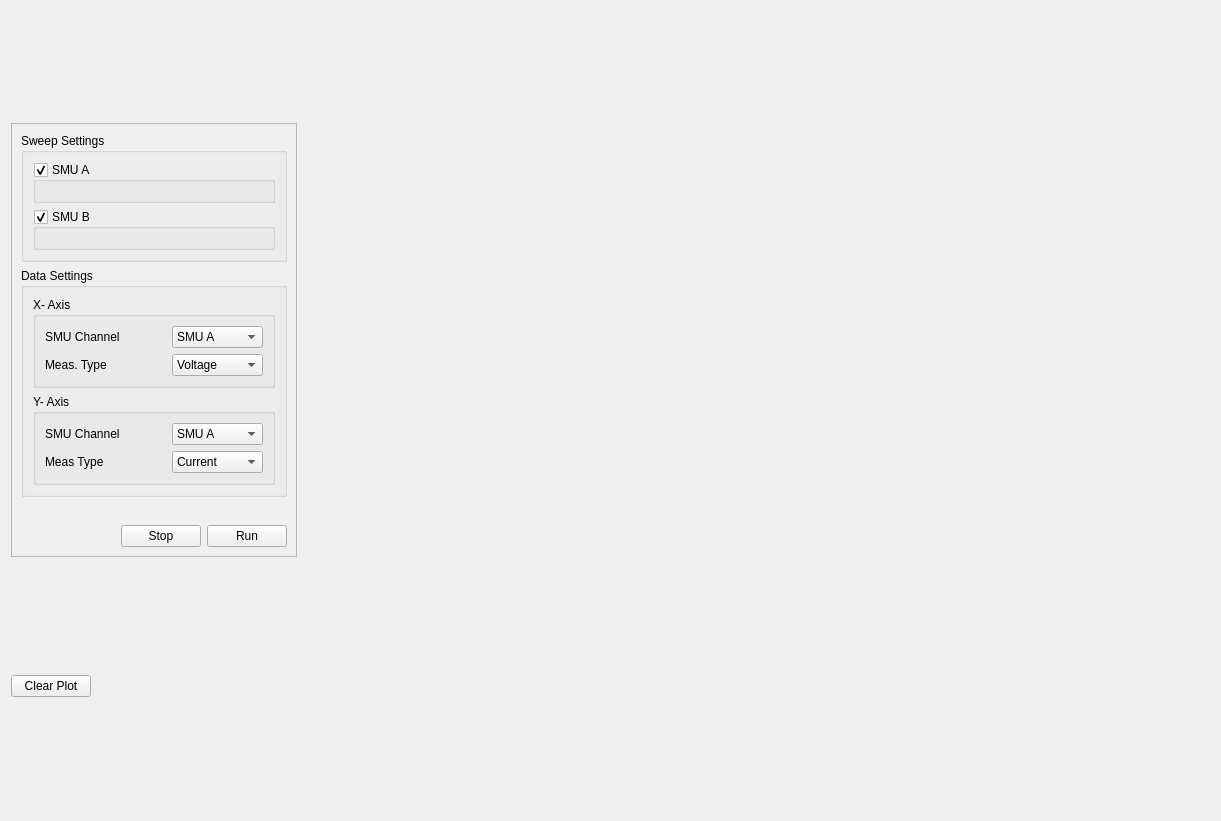
<?xml version="1.0" encoding="UTF-8"?>
<ui version="4.0">
 <class>SweepWidget</class>
 <widget class="QWidget" name="SweepWidget">
  <property name="geometry">
   <rect>
    <x>0</x>
    <y>0</y>
    <width>1221</width>
    <height>821</height>
   </rect>
  </property>
  <property name="windowTitle">
   <string>Form</string>
  </property>
  <layout class="QFormLayout" name="formLayout">
   <item row="0" column="0">
    <widget class="QFrame" name="frame">
     <property name="frameShape">
      <enum>QFrame::StyledPanel</enum>
     </property>
     <property name="frameShadow">
      <enum>QFrame::Sunken</enum>
     </property>
     <layout class="QGridLayout" name="gridLayout_8">
      <item row="2" column="3">
       <widget class="QPushButton" name="runBtn">
        <property name="text">
         <string>Run</string>
        </property>
        <property name="icon">
         <iconset resource="../materials.qrc">
          <normaloff>:/materials/materials/check.png</normaloff>:/materials/materials/check.png</iconset>
        </property>
       </widget>
      </item>
      <item row="1" column="2">
       <spacer name="verticalSpacer">
        <property name="orientation">
         <enum>Qt::Vertical</enum>
        </property>
        <property name="sizeHint" stdset="0">
         <size>
          <width>20</width>
          <height>16</height>
         </size>
        </property>
       </spacer>
      </item>
      <item row="1" column="0">
       <widget class="QLabel" name="statusLabel">
        <property name="text">
         <string/>
        </property>
       </widget>
      </item>
      <item row="2" column="2">
       <widget class="QPushButton" name="StopBtn">
        <property name="text">
         <string>Stop</string>
        </property>
        <property name="icon">
         <iconset resource="../materials.qrc">
          <normaloff>:/materials/materials/cross.png</normaloff>:/materials/materials/cross.png</iconset>
        </property>
       </widget>
      </item>
      <item row="0" column="0" colspan="4">
       <layout class="QGridLayout" name="gridLayout_7">
        <property name="sizeConstraint">
         <enum>QLayout::SetFixedSize</enum>
        </property>
        <item row="0" column="0">
         <widget class="QGroupBox" name="groupBox">
          <property name="title">
           <string>Sweep Settings</string>
          </property>
          <layout class="QGridLayout" name="gridLayout_5">
           <item row="0" column="0">
            <widget class="QGroupBox" name="smuA_grp">
             <property name="title">
              <string>SMU A</string>
             </property>
             <property name="checkable">
              <bool>true</bool>
             </property>
             <property name="checked">
              <bool>true</bool>
             </property>
             <layout class="QGridLayout" name="gridLayout">
              <item row="0" column="0">
               <layout class="QGridLayout" name="aLayout"/>
              </item>
             </layout>
            </widget>
           </item>
           <item row="1" column="0">
            <widget class="QGroupBox" name="smuB_grp">
             <property name="title">
              <string>SMU B</string>
             </property>
             <property name="flat">
              <bool>false</bool>
             </property>
             <property name="checkable">
              <bool>true</bool>
             </property>
             <layout class="QGridLayout" name="gridLayout_2">
              <item row="0" column="0">
               <layout class="QGridLayout" name="bLayout"/>
              </item>
             </layout>
            </widget>
           </item>
          </layout>
         </widget>
        </item>
        <item row="2" column="0">
         <widget class="QGroupBox" name="groupBox_2">
          <property name="title">
           <string>Data Settings</string>
          </property>
          <layout class="QGridLayout" name="gridLayout_6">
           <item row="2" column="0">
            <widget class="QGroupBox" name="groupBox_4">
             <property name="title">
              <string>Y- Axis</string>
             </property>
             <layout class="QGridLayout" name="gridLayout_4">
              <item row="0" column="0">
               <widget class="QLabel" name="label_7">
                <property name="text">
                 <string>SMU Channel</string>
                </property>
               </widget>
              </item>
              <item row="0" column="1">
               <spacer name="horizontalSpacer_2">
                <property name="orientation">
                 <enum>Qt::Horizontal</enum>
                </property>
                <property name="sizeHint" stdset="0">
                 <size>
                  <width>40</width>
                  <height>20</height>
                 </size>
                </property>
               </spacer>
              </item>
              <item row="0" column="2">
               <widget class="QComboBox" name="axisYSMU">
                <item>
                 <property name="text">
                  <string>SMU A</string>
                 </property>
                 <property name="icon">
                  <iconset resource="../materials.qrc">
                   <normaloff>:/materials/materials/letter-a.png</normaloff>:/materials/materials/letter-a.png</iconset>
                 </property>
                </item>
                <item>
                 <property name="text">
                  <string>SMU B</string>
                 </property>
                 <property name="icon">
                  <iconset resource="../materials.qrc">
                   <normaloff>:/materials/materials/letter-b.png</normaloff>:/materials/materials/letter-b.png</iconset>
                 </property>
                </item>
               </widget>
              </item>
              <item row="1" column="0" colspan="2">
               <widget class="QLabel" name="label_8">
                <property name="text">
                 <string>Meas Type</string>
                </property>
               </widget>
              </item>
              <item row="1" column="2">
               <widget class="QComboBox" name="axisYType">
                <item>
                 <property name="text">
                  <string>Current</string>
                 </property>
                </item>
                <item>
                 <property name="text">
                  <string>Voltage</string>
                 </property>
                </item>
                <item>
                 <property name="text">
                  <string>Resistance</string>
                 </property>
                </item>
                <item>
                 <property name="text">
                  <string>Power</string>
                 </property>
                </item>
               </widget>
              </item>
             </layout>
            </widget>
           </item>
           <item row="1" column="0">
            <widget class="QGroupBox" name="groupBox_3">
             <property name="title">
              <string>X- Axis</string>
             </property>
             <layout class="QGridLayout" name="gridLayout_3">
              <item row="0" column="0">
               <widget class="QLabel" name="label_5">
                <property name="text">
                 <string>SMU Channel</string>
                </property>
               </widget>
              </item>
              <item row="0" column="1">
               <spacer name="horizontalSpacer_3">
                <property name="orientation">
                 <enum>Qt::Horizontal</enum>
                </property>
                <property name="sizeHint" stdset="0">
                 <size>
                  <width>40</width>
                  <height>20</height>
                 </size>
                </property>
               </spacer>
              </item>
              <item row="0" column="2">
               <widget class="QComboBox" name="axisXSMU">
                <item>
                 <property name="text">
                  <string>SMU A</string>
                 </property>
                 <property name="icon">
                  <iconset resource="../materials.qrc">
                   <normaloff>:/materials/materials/letter-a.png</normaloff>:/materials/materials/letter-a.png</iconset>
                 </property>
                </item>
                <item>
                 <property name="text">
                  <string>SMU B</string>
                 </property>
                 <property name="icon">
                  <iconset resource="../materials.qrc">
                   <normaloff>:/materials/materials/letter-b.png</normaloff>:/materials/materials/letter-b.png</iconset>
                 </property>
                </item>
               </widget>
              </item>
              <item row="1" column="0" colspan="2">
               <widget class="QLabel" name="label_6">
                <property name="text">
                 <string>Meas. Type</string>
                </property>
               </widget>
              </item>
              <item row="1" column="2">
               <widget class="QComboBox" name="axisXType">
                <item>
                 <property name="text">
                  <string>Voltage</string>
                 </property>
                </item>
                <item>
                 <property name="text">
                  <string>Current</string>
                 </property>
                </item>
                <item>
                 <property name="text">
                  <string>Resistance</string>
                 </property>
                </item>
                <item>
                 <property name="text">
                  <string>Power</string>
                 </property>
                </item>
               </widget>
              </item>
             </layout>
            </widget>
           </item>
          </layout>
         </widget>
        </item>
       </layout>
      </item>
     </layout>
    </widget>
   </item>
   <item row="0" column="1">
    <layout class="QVBoxLayout" name="canvasLayout"/>
   </item>
   <item row="1" column="0">
    <widget class="QPushButton" name="clearPlotBtn">
     <property name="text">
      <string>Clear Plot</string>
     </property>
    </widget>
   </item>
  </layout>
 </widget>
 <resources>
  <include location="../materials.qrc"/>
 </resources>
 <connections/>
</ui>
